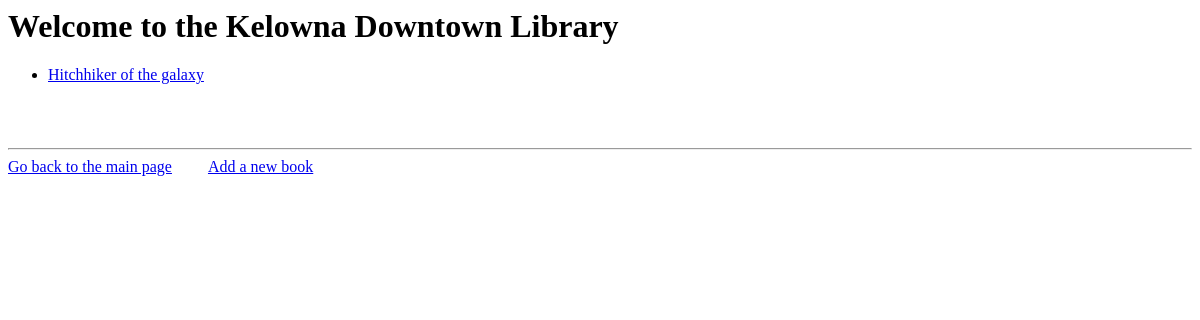
The app's page /1/, older data.
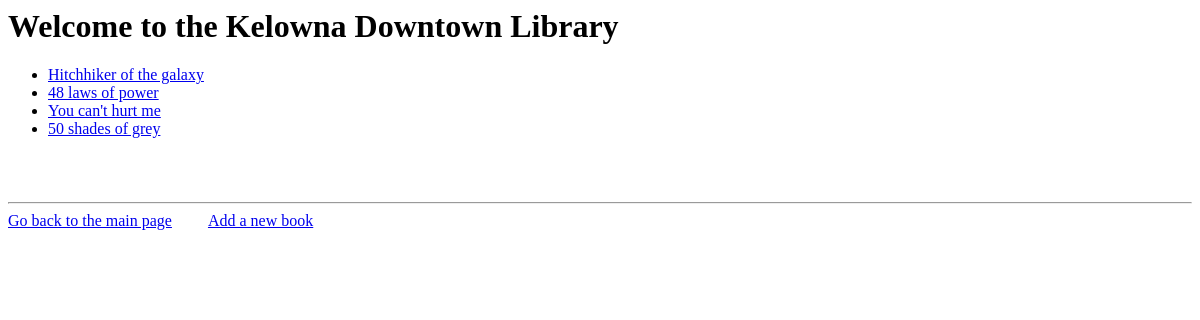
The same page, newer data.
### libdeck/models.py (models this page shows, shortened)
class LibrarySpace(models.Model):
    lib_name = models.CharField(max_length=300,blank=False,verbose_name="Library name")
    lib_date_opened = models.DateTimeField(verbose_name="Date opened")
    lib_address = models.CharField(max_length=400, verbose_name="Address")
    lib_book_count = models.IntegerField(verbose_name="Book count", default=0)

class Book(models.Model):
    libdeck_id = models.ForeignKey(LibrarySpace, on_delete=models.CASCADE, related_name="books")
    book_title = models.CharField(max_length=200, verbose_name="Title")
    book_author = models.CharField(max_length=200, verbose_name="Author")
    book_pub_date = models.DateField(verbose_name="Date published", blank=True)
    book_pages = models.IntegerField(default=0, verbose_name="Pages")

### libdeck/views.py (the view)
# urls.py: path("<int:library_id>/", views.library, name="library_page"),
def library(request, library_id):
    cur_library = get_object_or_404(LibrarySpace, pk=library_id)
    latest_book_list = Book.objects.filter(libdeck_id=library_id)
    context = {"latest_book_list": latest_book_list, "cur_library": cur_library}
    return render(request, "libdeck/library.html", context)

### templates/libdeck/library.html
<h1>Welcome to the {{cur_library.lib_name}}</h1>
{% if latest_book_list %}
<ul>
    {% for book in latest_book_list %}
        <li>
            <a href="{%  url 'libdeck:book_page' cur_library.id book.id%}">{{book.book_title}}</a>
        </li>
    {%endfor%}
</ul>
{%else%}
<p>No books available at this library!</p>
{%endif%}
<footer>
    <hr style="margin-top: 4em"></hr>
    <a href="/">Go back to the main page</a>
    <a style="display: inline; margin-left: 2em;" href="{% url 'libdeck:new_book' cur_library.id %}">Add a new book</a>
</footer>

Row changes from the older to the newer data that the page shows:
added Book: book_title "48 laws of power"
added Book: book_title "You can't hurt me"
added Book: book_title "50 shades of grey"
